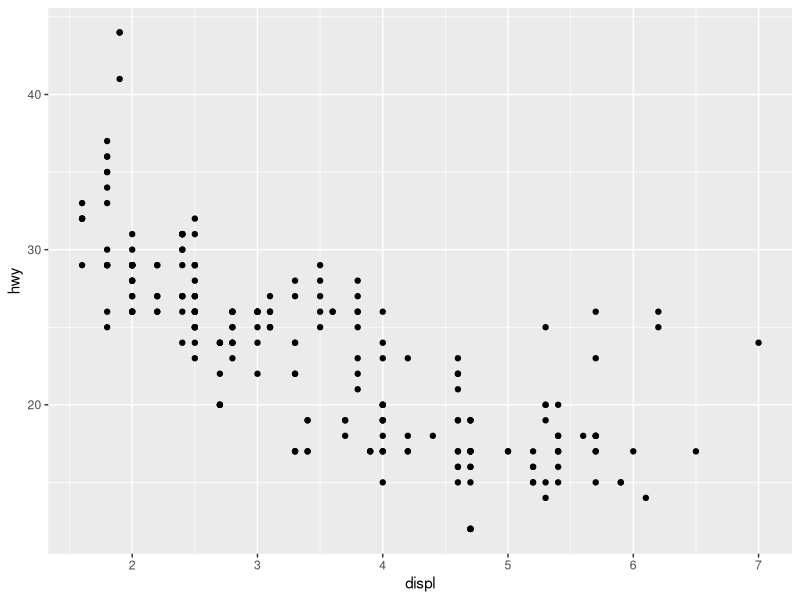
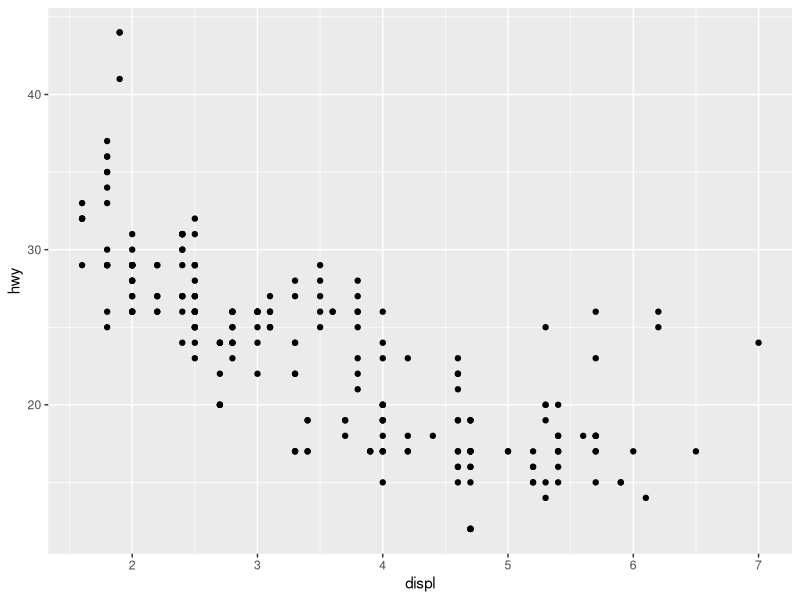
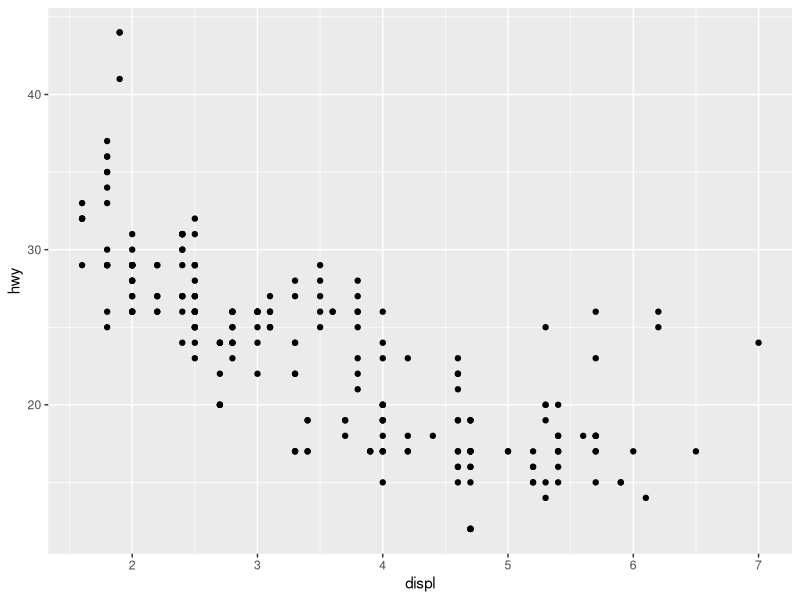
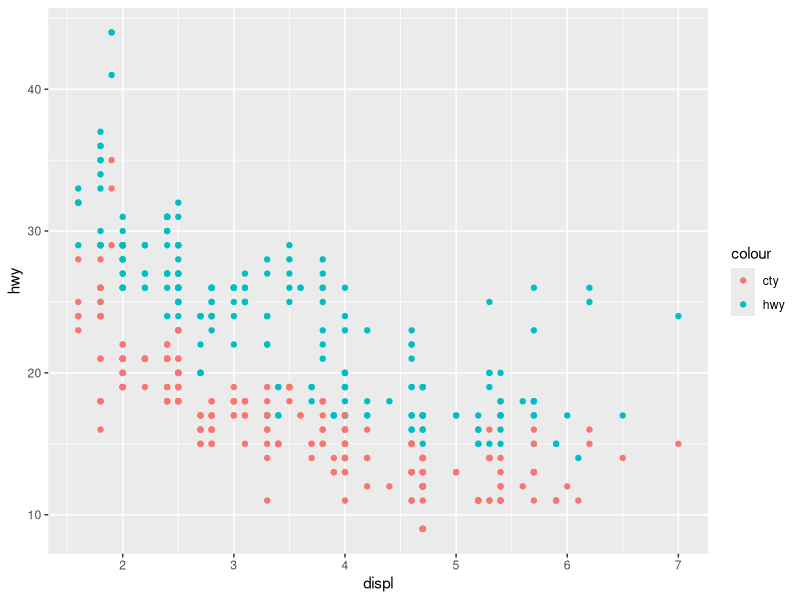
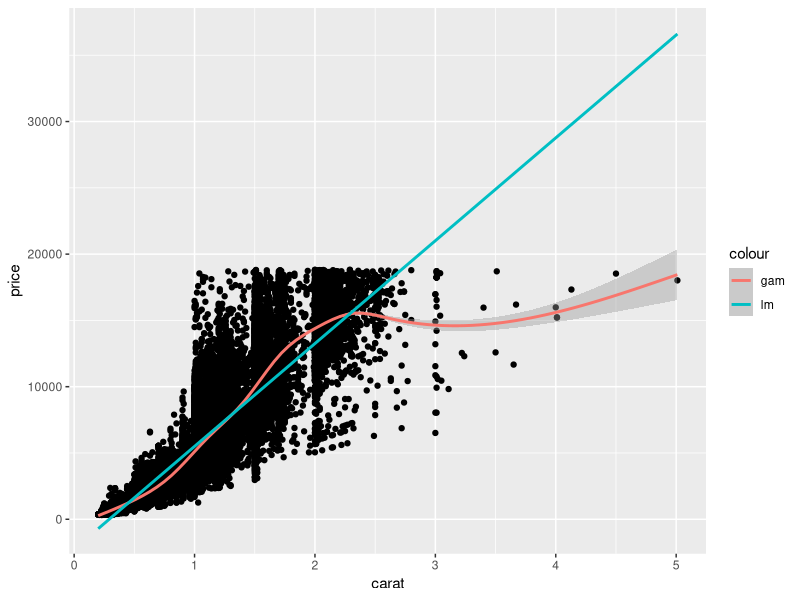
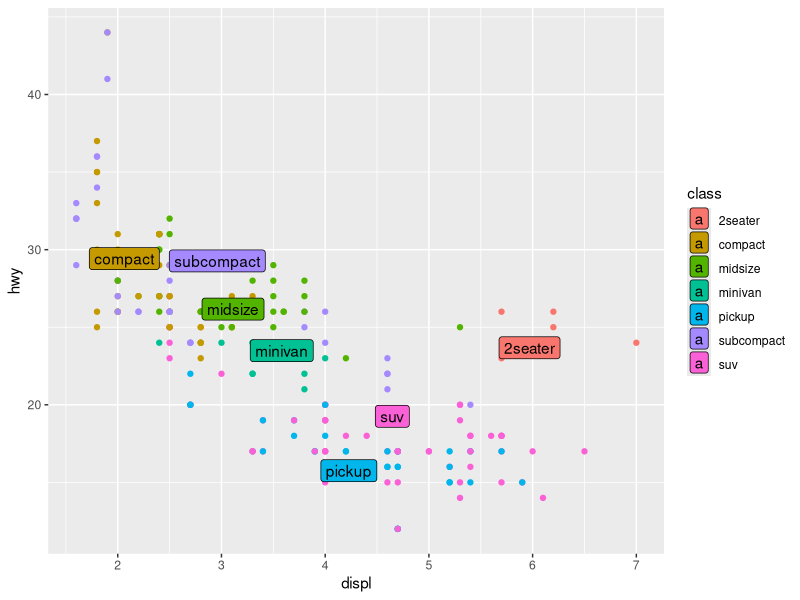
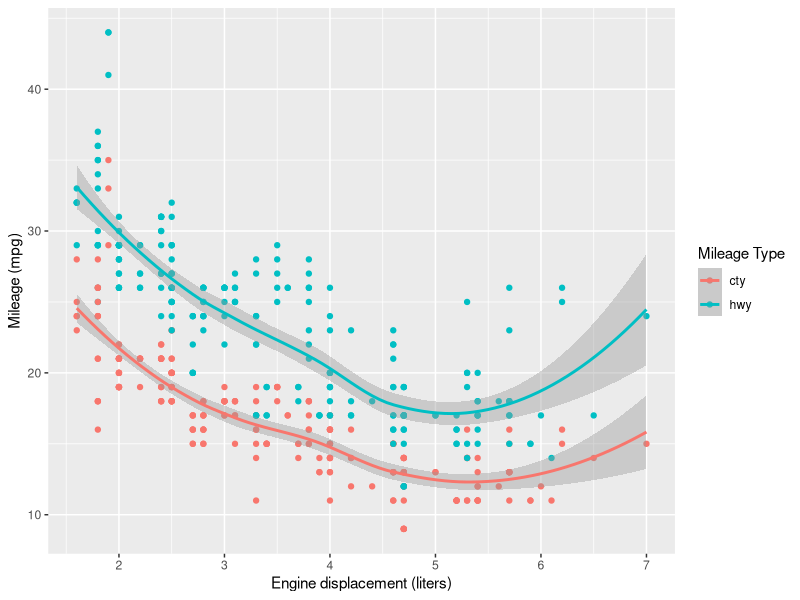
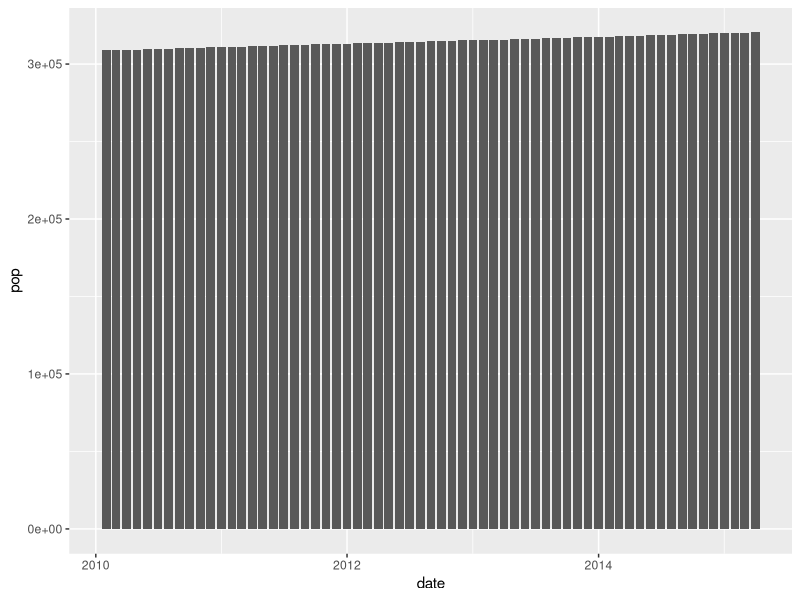

Source code (R) for these figures, in order:
## ---- chunk 1
# knitr options
knitr::opts_chunk$set(echo = TRUE)
## ---- chunk 2
library(tidyverse)
library(ggrepel)

## ---- chunk 3
## NOTE: No need to modify! Just example code
ggplot(
  data = mpg,
  mapping = aes(x = displ, y = hwy)
) +
  geom_point()
## ---- chunk 4
## NOTE: No need to modify! Just example code
ggplot(
  mpg,
  aes(x = displ, y = hwy)
) +
  geom_point()
## ---- chunk 5
## NOTE: No need to modify! Just example code
ggplot(
  mpg,
  aes(displ, hwy)
) +
  geom_point()
## ---- chunk 6
## NOTE: No need to modify! Just example code
ggplot(mpg, aes(x = displ)) +
  geom_point(aes(y = hwy, color = "hwy")) +
  geom_point(aes(y = cty, color = "cty"))
## ---- chunk 7
diamonds %>%
  ggplot(aes(carat, price)) +
  geom_point() +
  geom_smooth(aes(color = "gam"), method = "gam") +
  geom_smooth(aes(color = "lm"), method = "lm")
## ---- chunk 8
## TODO: Use df_annotate below to add text labels to the scatterplot
df_annotate <-
  mpg %>%
  group_by(class) %>%
  summarize(
    displ = mean(displ),
    hwy = mean(hwy)
  )

mpg %>%
  ggplot(aes(displ, hwy)) +
  geom_point(aes(color = class)) +
  geom_label_repel(
    data = df_annotate,
    aes(label = class, fill = class)
  )
## ---- chunk 9
## NOTE: No need to modify! Just analyze the scatterplot
mpg %>%
  pivot_longer(names_to = "source", values_to = "mpg", c(hwy, cty)) %>%
  ggplot(aes(displ, mpg, color = source)) +
  geom_point() +
  geom_smooth() +
  scale_color_discrete(name = "Mileage Type") +
  labs(
    x = "Engine displacement (liters)",
    y = "Mileage (mpg)"
  )
## ---- chunk 10
economics %>%
  filter(date > lubridate::ymd("2010-01-01")) %>%
  ggplot(aes(date, pop)) +
  geom_col()
## ---- chunk 11
economics %>%
  filter(date > lubridate::ymd("2010-01-01")) %>%
  ggplot(aes(date, pop)) +
  geom_point()
## ---- chunk 12
economics %>%
  mutate(pop_delta = pop - lag(pop)) %>%
  filter(date > lubridate::ymd("2005-01-01")) %>%
  ggplot(aes(date, pop_delta)) +
  geom_col()
## ---- chunk 13
economics %>%
  mutate(pop_delta = pop - lag(pop)) %>%
  filter(date > lubridate::ymd("2005-01-01")) %>%
  ggplot(aes(date, pop_delta)) +
  geom_point()
